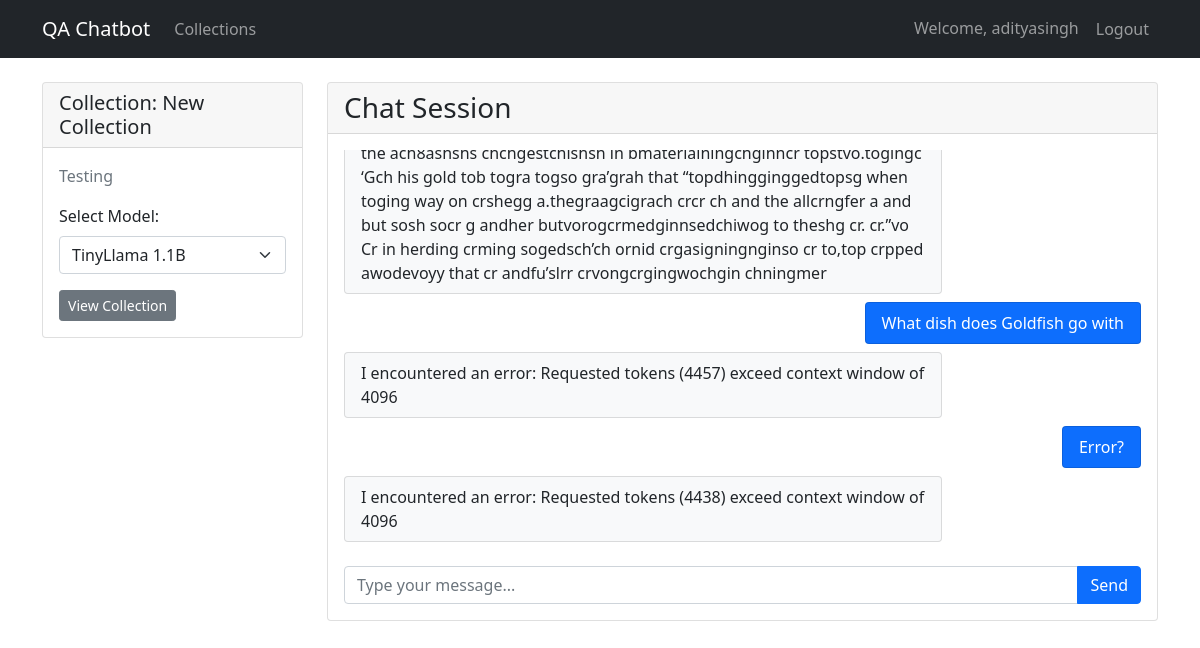
Page /chat/session/20/ (signed in) on the committed database.
### apps/document_collections/models.py (models this page shows, shortened)
class Collection(models.Model):
    name = models.CharField(max_length=255)
    description = models.TextField(blank=True)
    created_at = models.DateTimeField(auto_now_add=True)
    updated_at = models.DateTimeField(auto_now=True)
    created_by = models.ForeignKey(User, on_delete=models.CASCADE)
    class Meta:
        ordering = ['-created_at']

### apps/chat/models.py (models this page shows, shortened)
class ChatMessage(models.Model):
    session = models.ForeignKey(ChatSession, on_delete=models.CASCADE, related_name='messages')
    content = models.TextField()
    is_user = models.BooleanField(default=True)
    created_at = models.DateTimeField(auto_now_add=True)
    class Meta:
        ordering = ['created_at']

### apps/chat/views.py (the view)
# urls.py: path('session/<int:collection_id>/', views.chat_session, name='session'),
@login_required
@ensure_csrf_cookie
def chat_session(request, collection_id):
    collection = get_object_or_404(Collection, pk=collection_id, created_by=request.user)
    session, created = ChatSession.objects.get_or_create(
        user=request.user,
        collection=collection
    )
    return render(request, 'chat/session.html', {
        'session': session,
        'collection': collection
    })

### templates/chat/session.html (shortened to what this page needs)
{% extends 'base.html' %}
{% block content %}
<div class="row">
    <div class="col-md-3">
        <div class="card mb-3">
            <div class="card-header">
                <h5 class="mb-0">Collection: {{ collection.name }}</h5>
            </div>
            <div class="card-body">
                <p class="text-muted">{{ collection.description }}</p>
                <div class="mb-3">
                    <label for="model-select" class="form-label">Select Model:</label>
                    <select class="form-select mb-3" id="model-select" name="model_key">
                        <option value="tinyllama">TinyLlama 1.1B</option>
                    </select>
                </div>
                <a href="{% url 'document_collections:detail' collection.pk %}" class="btn btn-secondary btn-sm">View Collection</a>
            </div>
        </div>
    </div>
    <div class="col-md-9">
        <div class="card">
            <div class="card-header">
                <h3 class="mb-0">Chat Session</h3>
            </div>
            <div class="card-body">
                <div id="chat-messages" class="mb-3" style="height: 400px; overflow-y: auto;">
                    {% for message in session.messages.all %}
                        <div class="mb-2">
                            {% if message.is_user %}
                                <div class="d-flex justify-content-end">
                                    <div class="card bg-primary text-white" style="max-width: 75%;">
                                        <div class="card-body py-2 px-3">
                                            {{ message.content }}
                                        </div>
                                    </div>
                                </div>
                            {% else %}
                                <div class="d-flex justify-content-start">
                                    <div class="card bg-light" style="max-width: 75%;">
                                        <div class="card-body py-2 px-3">
                                            {{ message.content }}
                                        </div>
                                    </div>
                                </div>
                            {% endif %}
                        </div>
                    {% endfor %}
                </div>
                <form id="chat-form" class="mt-3">
                    <div class="input-group">
                        <input type="text" id="message" name="message" class="form-control" placeholder="Type your message..." required>
                        <button type="submit" class="btn btn-primary" id="send-button">
                            <span class="button-text">Send</span>
                        </button>
                    </div>
                </form>
            </div>
        </div>
    </div>
</div>
{% endblock %}

### templates/base.html (shortened to what this page needs)
<!DOCTYPE html>
<html lang="en">
<head>
    <link href="https://cdn.jsdelivr.net/npm/bootstrap@5.1.3/dist/css/bootstrap.min.css" rel="stylesheet">
</head>
<body>
    <nav class="navbar navbar-expand-lg navbar-dark bg-dark">
        <div class="container">
            <a class="navbar-brand" href="/">QA Chatbot</a>
            <div class="collapse navbar-collapse" id="navbarNav">
                <ul class="navbar-nav me-auto">
                    {% if user.is_authenticated %}
                        <li class="nav-item">
                            <a class="nav-link" href="{% url 'document_collections:list' %}">Collections</a>
                        </li>
                    {% endif %}
                </ul>
                <ul class="navbar-nav">
                    {% if user.is_authenticated %}
                        <li class="nav-item">
                            <span class="nav-link">Welcome, {{ user.username }}</span>
                        </li>
                        <li class="nav-item">
                            <form method="post" action="{% url 'logout' %}" class="d-inline">
                                <button type="submit" class="btn btn-link nav-link">Logout</button>
                            </form>
                        </li>
                    {% else %}
                        <li class="nav-item">
                            <a class="nav-link" href="{% url 'login' %}">Login</a>
                        </li>
                    {% endif %}
                </ul>
            </div>
        </div>
    </nav>
    <div class="container mt-4">
        {% block content %}
        {% endblock %}
    </div>
</body>
</html>

### rows in the picture
Collection: name "New Collection", description "Testing"
ChatMessage: content "What dish does Goldfish go with"
ChatMessage: content "I encountered an error: Requested tokens (4457) exceed context window of 4096"
ChatMessage: content "Error?"
ChatMessage: content "I encountered an error: Requested tokens (4438) exceed context window of 4096"

### other values in the picture
{{ user.username }} "adityasingh"
